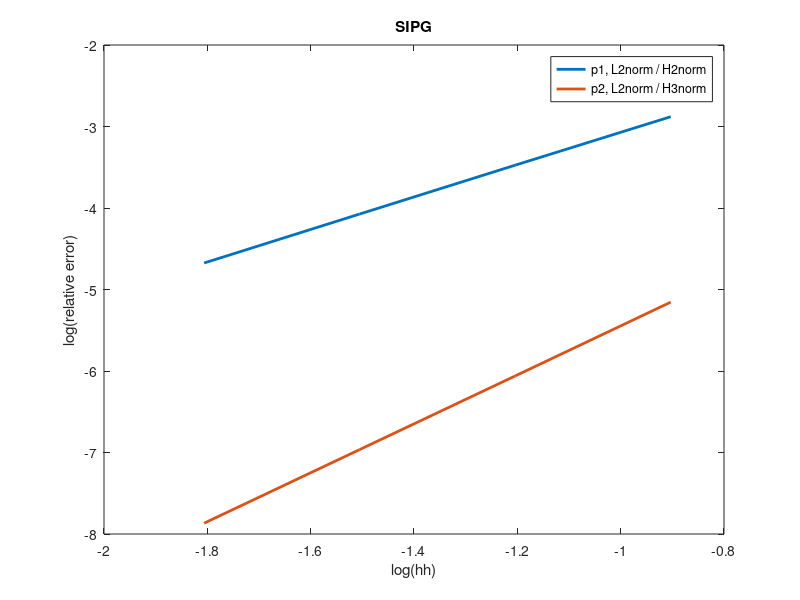

Here is the MATLAB script that generated this plot:
clc;clear all;close all;

% para_Pen_BC = para_IP = 10 / hh

spatial_hh = [0.125000000000000;
              0.062500000000000;
              0.031250000000000;
              0.015625000000000;
              ]; 

p1_H2 = [0.001318366680871;
         3.353535905729296e-04;
         8.435456783814610e-05;
         2.114088865705560e-05;
         ];

p2_H3 = [6.998177477134878e-06;
         8.696479858826146e-07;
         1.086084330749416e-07;
         1.357766083679906e-08;
         ];

log_hh = zeros(length(spatial_hh), 1);
log_p1_H2 = log_hh;
log_p2_H3 = log_hh;

for ii  = 1 : length(spatial_hh)
    log_hh(ii) = log10(spatial_hh(ii));
    log_p1_H2(ii) = log10(p1_H2(ii));
    log_p2_H3(ii) = log10(p2_H3(ii));
end

figure(1)
plot(log_hh, log_p1_H2, "LineWidth", 2);
hold on;
plot(log_hh, log_p2_H3, "LineWidth", 2);
hold on
legend("p1, L2norm / H2norm", "p2, L2norm / H3norm");
title("SIPG");
xlabel("log(hh)");
ylabel("log(relative error)");

a = (log_p1_H2(end) - log_p1_H2(end - 1)) / (log_hh(end) - log_hh(end - 1))
b = (log_p2_H3(end) - log_p2_H3(end - 1)) / (log_hh(end) - log_hh(end - 1))
